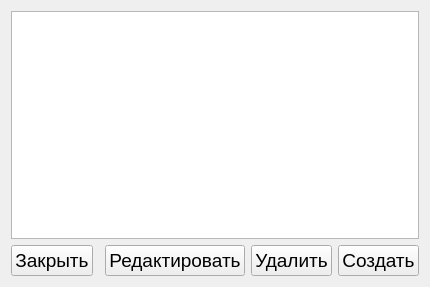
<?xml version="1.0" encoding="UTF-8"?>
<ui version="4.0">
 <class>ShowUsersForm</class>
 <widget class="QWidget" name="ShowUsersForm">
  <property name="geometry">
   <rect>
    <x>0</x>
    <y>0</y>
    <width>428</width>
    <height>287</height>
   </rect>
  </property>
  <property name="font">
   <font>
    <pointsize>14</pointsize>
   </font>
  </property>
  <property name="windowTitle">
   <string>Пользователи</string>
  </property>
  <layout class="QGridLayout" name="gridLayout">
   <item row="1" column="4">
    <widget class="QPushButton" name="ins_b">
     <property name="text">
      <string>Создать</string>
     </property>
    </widget>
   </item>
   <item row="1" column="2">
    <widget class="QPushButton" name="upd_b">
     <property name="text">
      <string>Редактировать</string>
     </property>
    </widget>
   </item>
   <item row="1" column="3">
    <widget class="QPushButton" name="del_b">
     <property name="text">
      <string>Удалить</string>
     </property>
    </widget>
   </item>
   <item row="1" column="0">
    <widget class="QPushButton" name="cancel_b">
     <property name="text">
      <string>Закрыть</string>
     </property>
    </widget>
   </item>
   <item row="0" column="0" colspan="5">
    <widget class="QTableView" name="view"/>
   </item>
   <item row="1" column="1">
    <spacer name="horizontalSpacer">
     <property name="orientation">
      <enum>Qt::Horizontal</enum>
     </property>
     <property name="sizeHint" stdset="0">
      <size>
       <width>40</width>
       <height>20</height>
      </size>
     </property>
    </spacer>
   </item>
  </layout>
 </widget>
 <tabstops>
  <tabstop>ins_b</tabstop>
  <tabstop>view</tabstop>
  <tabstop>upd_b</tabstop>
  <tabstop>del_b</tabstop>
  <tabstop>cancel_b</tabstop>
 </tabstops>
 <resources/>
 <connections/>
</ui>
